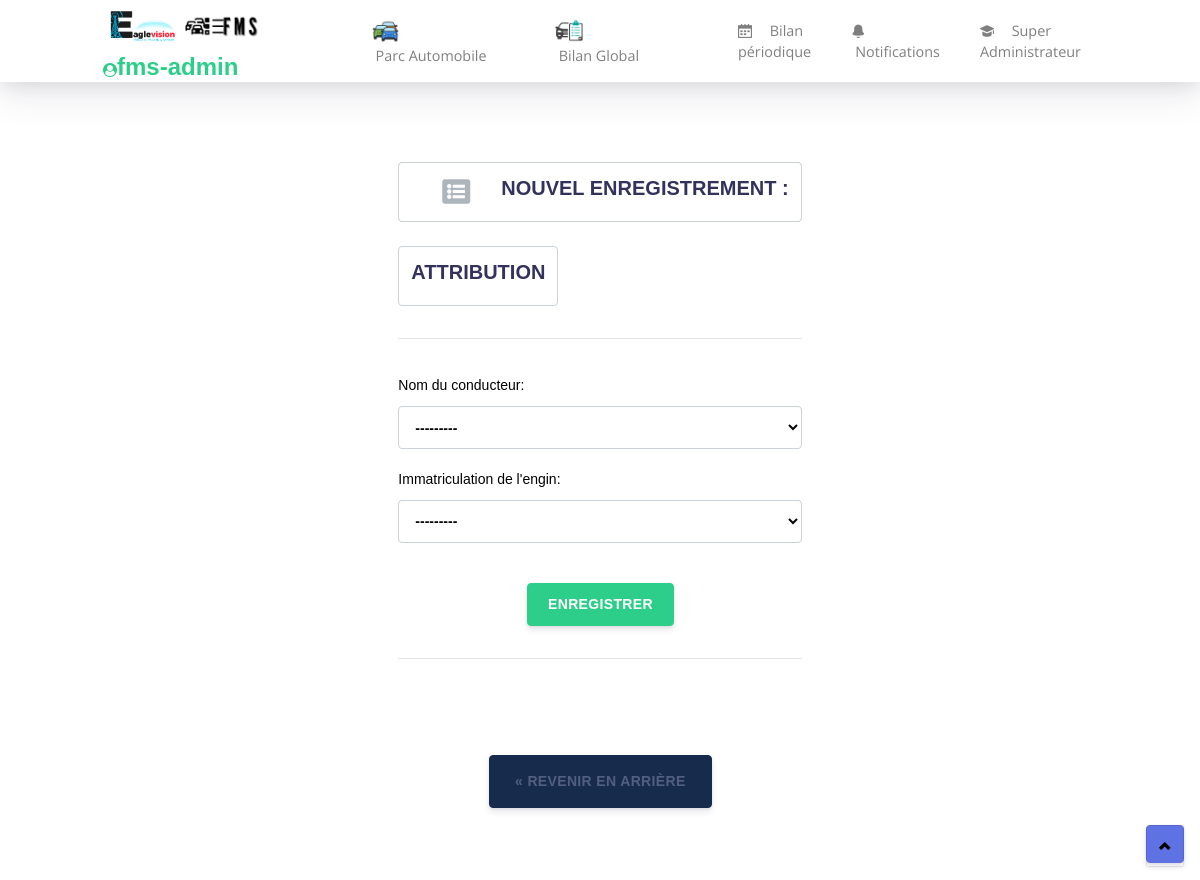
The page /create/attribution/ (signed in) on the database as committed earlier.
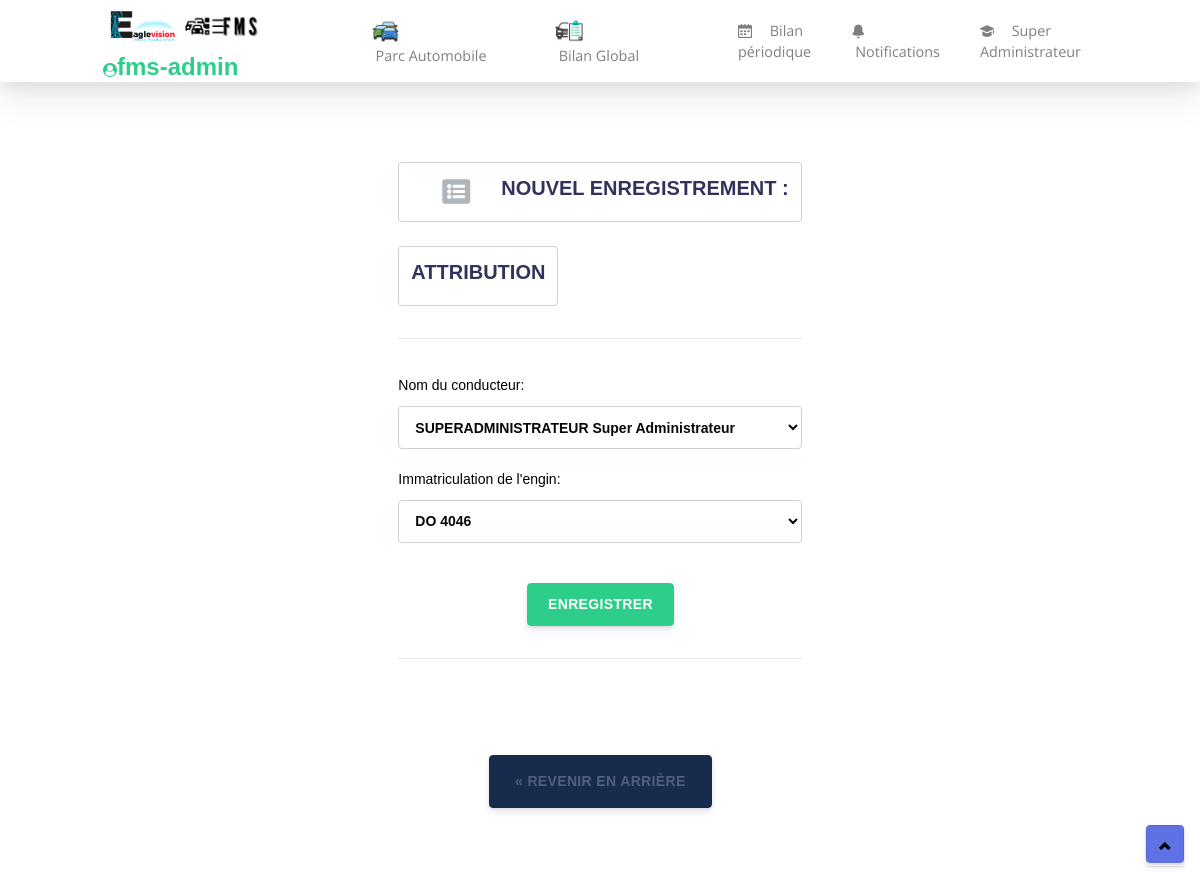
The same page on the database as committed later.
### gestionnaire/models.py (models this page shows, shortened)
class Attribution(models.Model):
    date_attribution = models.DateField(auto_now_add=True)
    conducteur = models.ForeignKey('Personne',on_delete=models.CASCADE)
    engin = models.ForeignKey('Engin', on_delete=models.CASCADE)

### gestionnaire/views.py (the view, shortened to what this page needs)
# urls.py: path('create/attribution/', views.create_attribution, name='create_attribution'),
@login_required
def create_attribution(request):
    personne_id = request.session.get('personne_id')
    if personne_id is not None:
        personne = Personne.objects.get(pk=personne_id)
        request.session['personne_id'] = personne.id
        grade=personne.grade
        grade_id=grade.id
        print(personne)
        print(grade_id)
        sujet = 'attribution'
        form = AttributionForm(instance=Attribution.objects.last())
        if request.method == "POST":
            form = AttributionForm(request.POST, instance=Attribution.objects.last())
            if form.is_valid():
                form.save()
                attribution_instance = form.save()
                return redirect(reverse('gestionnaire:details', args=[attribution_instance.id, sujet]))
        else:
            form = AttributionForm(instance=Attribution.objects.last())
        return render(request, 'gestionnaire/creation.html', {'form': form,
                                                              'sujet': sujet,
                                                              'personne':personne,
                                                              'grade_id': grade_id,
                                                              'grade': grade})

### gestionnaire/models.py (called while the page is built)
    def __str__(self):
        return f"{self.nom} {self.prenom}"

    def __str__(self):
        return str(self.immatriculation)

### templates/gestionnaire/creation.html (shortened to what this page needs)
{% extends 'bases/base1.html' %}
{% load static %}
{% block contenu %}
<div class="wrapper">
  <div class="section section-hero section-shaped">
    <div class="container pt-lg-3 bg-white">
      <div class="row justify-content-center">
        <div class="col-lg-5">
          <span class="input-group-text"><i class="fas fa-list-alt fa-2x w-25"></i>
            <h5> NOUVEL ENREGISTREMENT : </h5>
          </span><br>
          <form role="form" method="post">
            <div class="form-group mb-2">
              <div class="input-group-prepend">
                <span class="input-group-text">
                  <h5> {{sujet | upper}}</h5>
                </span>
              </div>
              <hr>
              {{ form.as_p }}
            </div>
            <div class="text-center mb-3">
              <button type="submit" class="btn btn-success mt-4">ENREGISTRER</button>
            </div>
          </form>
          <hr>
        </div>
      </div>
    </div>
  </div>
</div>
{% endblock contenu %}

Rows that differ between the two databases and show on the page:
added Attribution: conducteur "SUPERADMINISTRATEUR Super Administrateur", engin "DO 4046"
Other text that changed with them:
form field conducteur: "---------" → (not shown)
form field engin: "---------" → (not shown)
